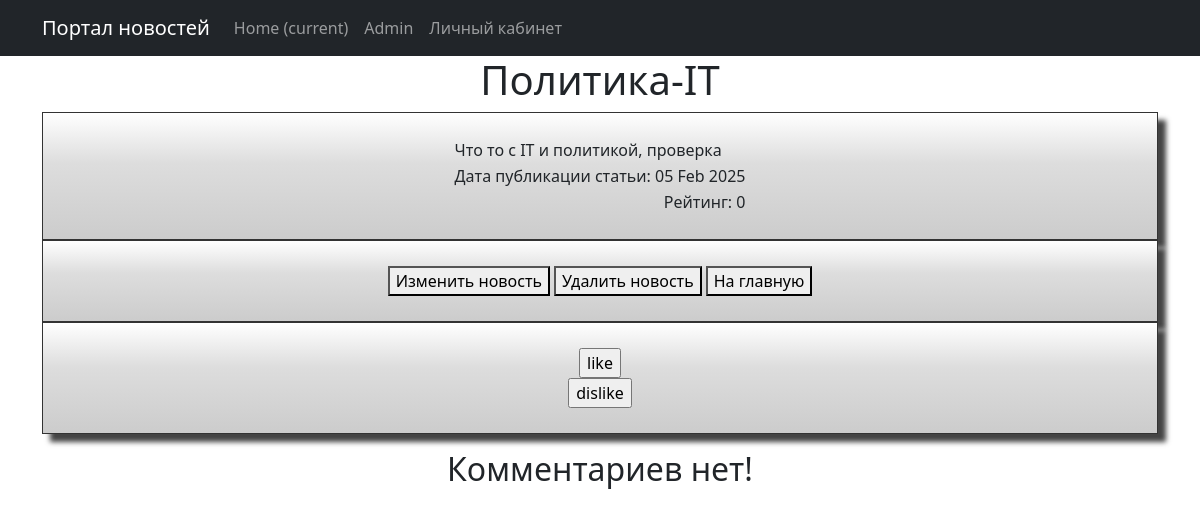
The page /publication/7 on the database its author committed.
### news/models.py (models this page shows, shortened)
class Post(models.Model):
    news = "NW"
    article = "AR"
    POSITIONS = [(news, "Новость"),
                 (article, "Статья")]
    autor_id = models.ForeignKey(Author, on_delete=models.CASCADE)
    type = models.CharField(max_length = 2, choices=POSITIONS, default=news)
    date_time = models.DateTimeField(auto_now_add=True)
    category = models.ManyToManyField(Category, through="PostCategory")
    title_news = models.CharField(max_length = 128)
    text_news = models.TextField()
    rating_post = models.IntegerField(default = 0)

class Censorship(models.Model):
    word = models.CharField(max_length = 255, unique=True)
    def __str__(self):
        return f'{self.word}'

### news/views.py (the view)
# urls.py: path('<int:pk>', PostDetail.as_view(), name="news_detail"),
class PostDetail(DetailView):
    model = Post
    template_name = 'post.html'
    context_object_name = 'post'
    def get_context_data(self, **kwargs):
        publication = self.get_object()
        context = super().get_context_data(**kwargs)
        context['update_news'] = (publication.type == "NW")
        context['update_article'] = (publication.type == "AR")
        context['comments'] = Comment.objects.filter(post_id=publication.pk)
        return context

### news/templatetags/custom_filters.py (called while the page is built)
def stripping(text):
    word = ''
    for i in text:
        if i.isalpha():
            word += i
    return word.lower()

@register.filter()
def censor(text):
    list_censor = [str(i) for i in Censorship.objects.all()]
    for word in text.split():
        format_word = stripping(word)
        if format_word in list_censor:
            cencore_word = format_word[0] + "*" * (len(word) - 1)
            text = text.replace(delete_symbol_l_r(word), cencore_word)
    return text

### templates/post.html (shortened to what this page needs)
{% extends 'flatpages/default.html' %}
{% load custom_filters %}
{% block content %}
<h1>{{ post.title_news | censor }}</h1>
        <div class="shadowbox">
                <table align="center">
                    <tr>
                        <td align="left">{{ post.text_news | censor }}</td>
                    </tr>
                    <tr>
                        <td align="right"> Дата публикации статьи: {{ post.date_time | date:'d M Y' }}</td>
                    </tr>
                    <tr>
                        <td align="right"> Рейтинг: {{ post.rating_post }}</td>
                    </tr>
                </table>
        </div>
        <div class="shadowbox">
                <table align="center">
                    <tr>
                        <td align="center">
                            {% if update_news %}
                                    <form action="/publication/news/{{ post.pk }}/edit/" target="_blank">
                                        <button>Изменить новость</button>
                                    </form>
                            {% endif %}
                        </td>
                        <td align="center">
                        </td>
                        <td align="center">
                            {% if update_news %}
                                    <form action="/publication/news/{{ post.pk }}/delete/" target="_blank">
                                        <button>Удалить новость</button>
                                    </form>
                            {% endif %}
                        </td>
                        <td align="center">
                        </td>
                        <td align="center">
                            <form action="/publication/" target="_blank">
                                <button>На главную</button>
                            </form>
                        </td>
                    </tr>
                </table>
        </div>
        <div class="shadowbox">
                <table align="center">
                    <tr>
                        <td align="center">
                                    <form action="{% url 'like_dislike' post.pk %}" method="post">
                                        <input type="submit" value="like">
                                    </form>
                                    <form action="{% url 'like_dislike' post.pk %}" method="post">
                                        <input type="submit" value="dislike">
                                    </form>
                        </td>
                    </tr>
                </table>
        </div>
<div>
    <p>
        {% if comments %}
            <table border="3" cellpadding="4" cellspacing="1">
                <tr>
                    <td align="left">Текст комментария</td>
                    <td align="left">Дата</td>
                    <td align="left">Автор</td>
                    <td align="left">Рейтинг комментария</td>
                </tr>
                {% for comment in comments%}
                <tr>
                    <td>{{ comment.text_comment }}</td>
                    <td>{{ comment.date_time | date:'d M Y' }}</td>
                    <td>{{ comment.user_id }}</td>
                    <td>{{ comment.rating_comments }}</td>
                </tr>
                {% endfor %}
            </table>
        {% else %}
        <h2>Комментариев нет!</h2>
        {% endif%}
    </p>
</div>
{% endblock content %}

### templates/post.html (style rules this page uses)
.shadowbox { width: 100%; margin: 0 auto; border: 1px solid #333; box-shadow: 8px 8px 5px #444; padding: 8px 12px; background-image: linear-gradient(180deg, #fff, #ddd 40%, #ccc); }

### rows shown on the page
Post: title_news|censor "Политика-IT", text_news|censor "Что то с IT и политикой, проверка", date_time "05 Feb 2025", rating_post "0"
